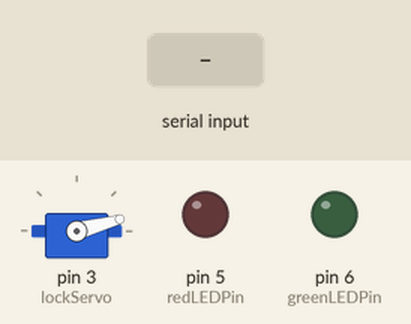
Simulated run of this sketch. Board: Arduino Uno, built with avr-gcc and run on an emulated ATmega328P. Parts: servo, output pins drawn as LEDs (lit = HIGH). Dashed ring = blinking. The test bench sets the inputs (shaded band). What the sketch prints to the serial monitor is not drawn.

Above: at 1.2 s.
1.3 s: "Access Granted" received over Serial
At 3.5 s:
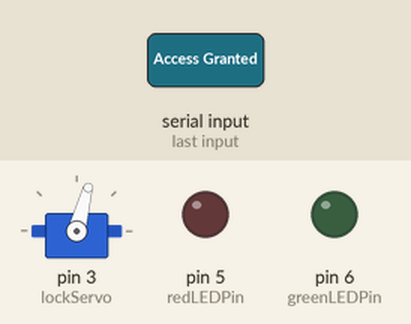
4.3 s: "1" received over Serial
At 5.4 s:
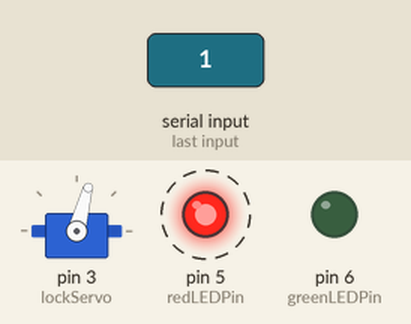
7.3 s: "Access Granted" received over Serial
At 8.41 s:
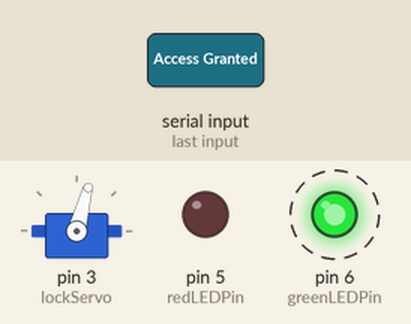
10.3 s: "0" received over Serial
At 11.4 s:
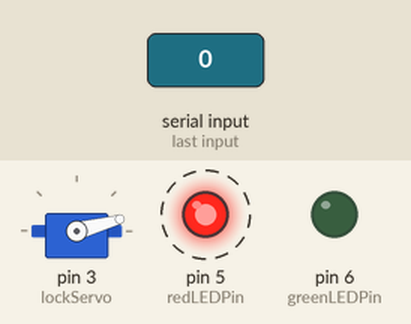
Timing chart, 0 to 13.4 s (numbered marks = the images above; inputs shaded):
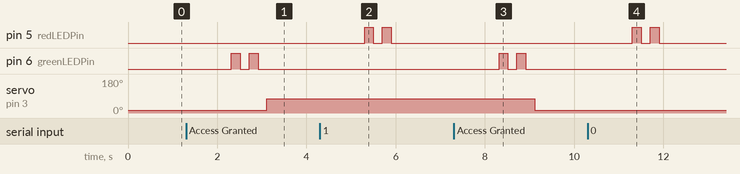

Measured:
- after the input at 1.3 s, pin 6 (greenLEDPin): alternates HIGH for 0.20 s and LOW for 0.20 s, 4 changes in all, then stays LOW, starting after 1.0 s; servo on pin 3 (lockServo): 15° → 75° after 1.8 s
- after the input at 4.3 s, pin 5 (redLEDPin): alternates HIGH for 0.20 s and LOW for 0.20 s, 4 changes in all, then stays LOW, starting after 1.0 s
- after the input at 7.3 s, pin 6 (greenLEDPin): alternates HIGH for 0.20 s and LOW for 0.20 s, 4 changes in all, then stays LOW, starting after 1.0 s; servo on pin 3 (lockServo): 75° → 15° after 1.8 s
- after the input at 10.3 s, pin 5 (redLEDPin): alternates HIGH for 0.20 s and LOW for 0.20 s, 4 changes in all, then stays LOW, starting after 1.0 s

The sketch:

Arduino_Servo.ino
```cpp
#include <Servo.h>

Servo lockServo;

int lockPos = 15;               // Locked position limit
int unlockPos = 75;             // Unlocked position limit

boolean locked = true;

int redLEDPin = 5;
int greenLEDPin = 6;

void setup() {
  Serial.begin(9600);
  lockServo.attach(3);
  lockServo.write(lockPos);
  pinMode(redLEDPin, OUTPUT);     // LED startup sequence
  pinMode(greenLEDPin, OUTPUT);
}

void loop() {
  if (Serial.available() > 0) {

    String message = Serial.readString();

    if(message == "Access Granted") {

      Serial.write("Access Granted");

      digitalWrite(greenLEDPin, HIGH);    // Green LED sequence
      delay(200);
      digitalWrite(greenLEDPin, LOW);
      delay(200);
      digitalWrite(greenLEDPin, HIGH);
      delay(200);
      digitalWrite(greenLEDPin, LOW);
      delay(200);

      // If the lock is closed then open it
      if (locked == true) {
        lockServo.write(unlockPos);
        locked = false;
      }
      // If the lock is open then close it
      else if (locked == false) {
        lockServo.write(lockPos);
        locked = true;
      }
    }
    else {
      Serial.write("Access Denied");

      digitalWrite(redLEDPin, HIGH);      // Red LED sequence
      delay(200);
      digitalWrite(redLEDPin, LOW);
      delay(200);
      digitalWrite(redLEDPin, HIGH);
      delay(200);
      digitalWrite(redLEDPin, LOW);
      delay(200);
    }
  }
}
```
